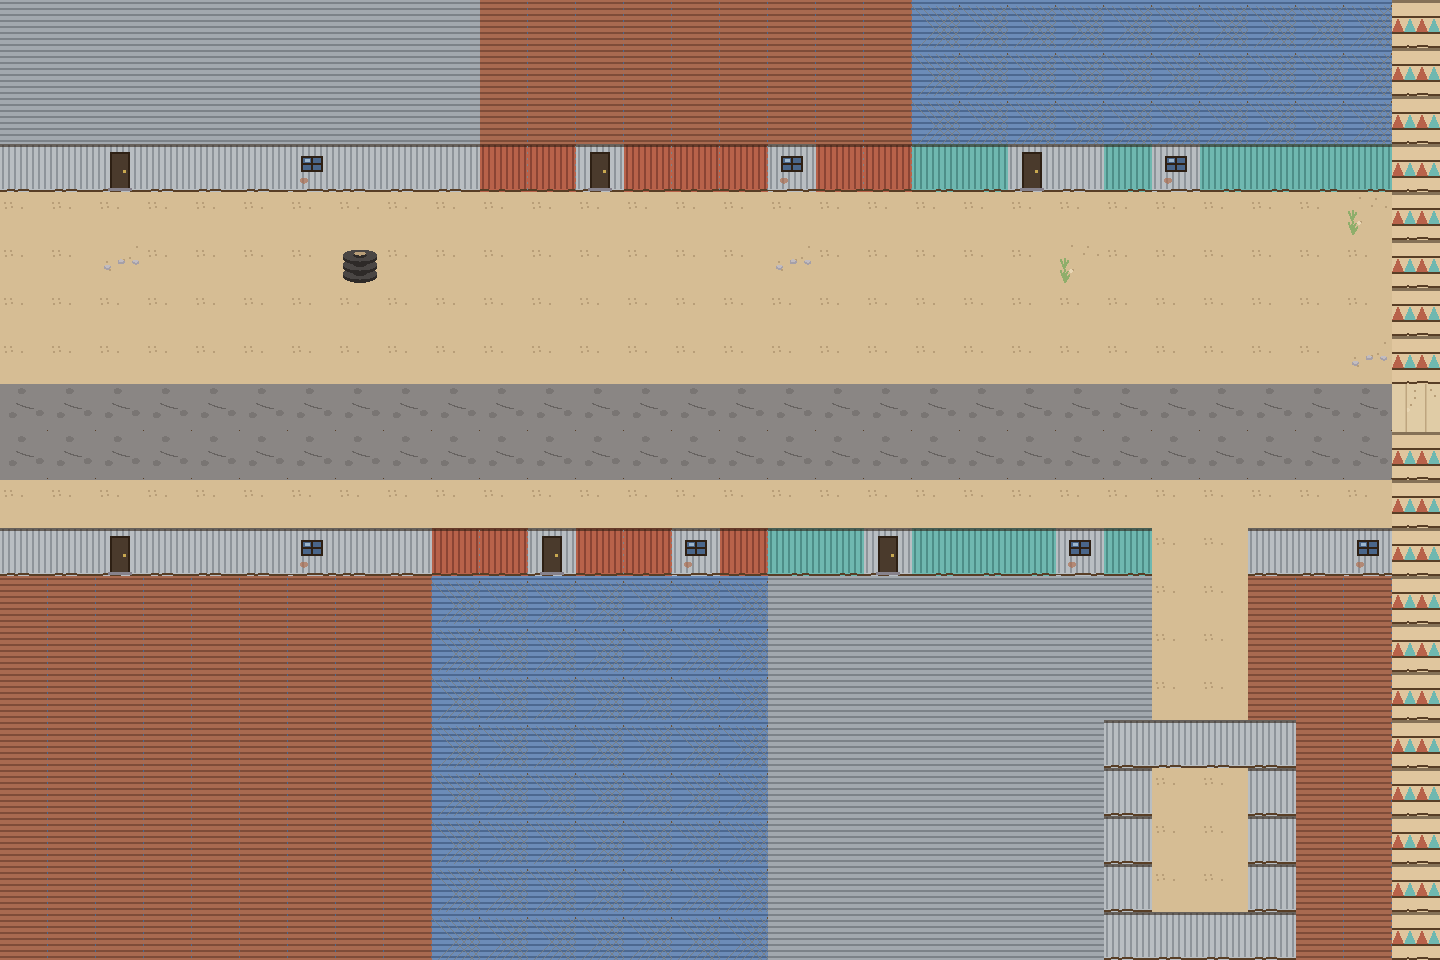

Below is a game level as drawn by its tile map, then a one-line description and the .tmx file that defines it, in full:
An orthogonal 30x20 tile map with 48x48 px tiles, 1 tile layer (Ground), 3 tilesets and 15 objects (Spawn, Exit, Chest, Drum, Spaza, ...).

<map version="1.10" tiledversion="1.12.2" orientation="orthogonal" renderorder="right-down" width="30" height="20" tilewidth="48" tileheight="48" infinite="0" nextlayerid="3" nextobjectid="16">
 <tileset firstgid="1" source="terrain.tsx" />
 <tileset firstgid="289" source="tileset.tsx" />
 <tileset firstgid="295" source="lokasie.tsx" />
 <layer id="1" name="Ground" width="30" height="20">
  <data encoding="csv">
302,302,302,302,302,302,302,302,302,302,303,303,303,303,303,303,303,303,303,304,304,304,304,304,304,304,304,304,304,316,
302,302,302,302,302,302,302,302,302,302,303,303,303,303,303,303,303,303,303,304,304,304,304,304,304,304,304,304,304,316,
302,302,302,302,302,302,302,302,302,302,303,303,303,303,303,303,303,303,303,304,304,304,304,304,304,304,304,304,304,316,
299,299,311,299,299,299,312,299,299,299,301,301,311,301,301,301,312,301,301,300,300,311,299,300,312,300,300,300,300,316,
295,295,295,295,295,295,295,295,295,295,295,295,295,295,295,295,295,295,295,295,295,295,295,295,295,295,295,295,310,316,
295,295,296,295,295,295,295,307,295,295,295,295,295,295,295,295,296,295,295,295,295,295,310,295,295,295,295,295,295,316,
295,295,295,295,295,295,295,295,295,295,295,295,295,295,295,295,295,295,295,295,295,295,295,295,295,295,295,295,295,316,
295,295,295,295,295,295,295,295,295,295,295,295,295,295,295,295,295,295,295,295,295,295,295,295,295,295,295,295,296,316,
298,298,298,298,298,298,298,298,298,298,298,298,298,298,298,298,298,298,298,298,298,298,298,298,298,298,298,298,298,297,
298,298,298,298,298,298,298,298,298,298,298,298,298,298,298,298,298,298,298,298,298,298,298,298,298,298,298,298,298,316,
295,295,295,295,295,295,295,295,295,295,295,295,295,295,295,295,295,295,295,295,295,295,295,295,295,295,295,295,295,316,
299,299,311,299,299,299,312,299,299,301,301,311,301,301,312,301,300,300,311,300,300,300,312,300,295,295,299,299,312,316,
303,303,303,303,303,303,303,303,303,304,304,304,304,304,304,304,302,302,302,302,302,302,302,302,295,295,303,303,303,316,
303,303,303,303,303,303,303,303,303,304,304,304,304,304,304,304,302,302,302,302,302,302,302,302,295,295,303,303,303,316,
303,303,303,303,303,303,303,303,303,304,304,304,304,304,304,304,302,302,302,302,302,302,302,302,295,295,303,303,303,316,
303,303,303,303,303,303,303,303,303,304,304,304,304,304,304,304,302,302,302,302,302,302,302,299,299,299,299,303,303,316,
303,303,303,303,303,303,303,303,303,304,304,304,304,304,304,304,302,302,302,302,302,302,302,299,295,295,299,303,303,316,
303,303,303,303,303,303,303,303,303,304,304,304,304,304,304,304,302,302,302,302,302,302,302,299,295,295,299,303,303,316,
303,303,303,303,303,303,303,303,303,304,304,304,304,304,304,304,302,302,302,302,302,302,302,299,295,295,299,303,303,316,
303,303,303,303,303,303,303,303,303,304,304,304,304,304,304,304,302,302,302,302,302,302,302,299,299,299,299,303,303,316
  </data>
 </layer>
 <objectgroup id="2" name="Objects">
  <object id="1" name="Spawn" x="72" y="408">
   <point />
  </object>
  <object id="2" name="Exit" x="1416" y="408">
   <point />
  </object>
  <object id="3" name="Chest" x="1176" y="840">
   <point />
  </object>
  <object id="4" name="Drum" x="1176" y="696">
   <point />
  </object>
  <object id="5" name="Spaza" x="600" y="216">
   <point />
  </object>
  <object id="6" name="YardBoss1" x="1320" y="408">
   <point />
  </object>
  <object id="7" name="Skollie3" x="1224" y="312">
   <point />
  </object>
  <object id="8" name="Skollie1" x="312" y="312">
   <point />
  </object>
  <object id="9" name="Lookout1" x="456" y="360">
   <point />
  </object>
  <object id="10" name="Brak1" x="264" y="456">
   <point />
  </object>
  <object id="11" name="Skollie2" x="696" y="504">
   <point />
  </object>
  <object id="12" name="Lookout2" x="840" y="456">
   <point />
  </object>
  <object id="13" name="Brak2" x="792" y="312">
   <point />
  </object>
  <object id="14" name="Drums1" x="1080" y="360">
   <point />
  </object>
  <object id="15" name="Hole" x="1152" y="720" width="96" height="48" />
 </objectgroup>
</map>
